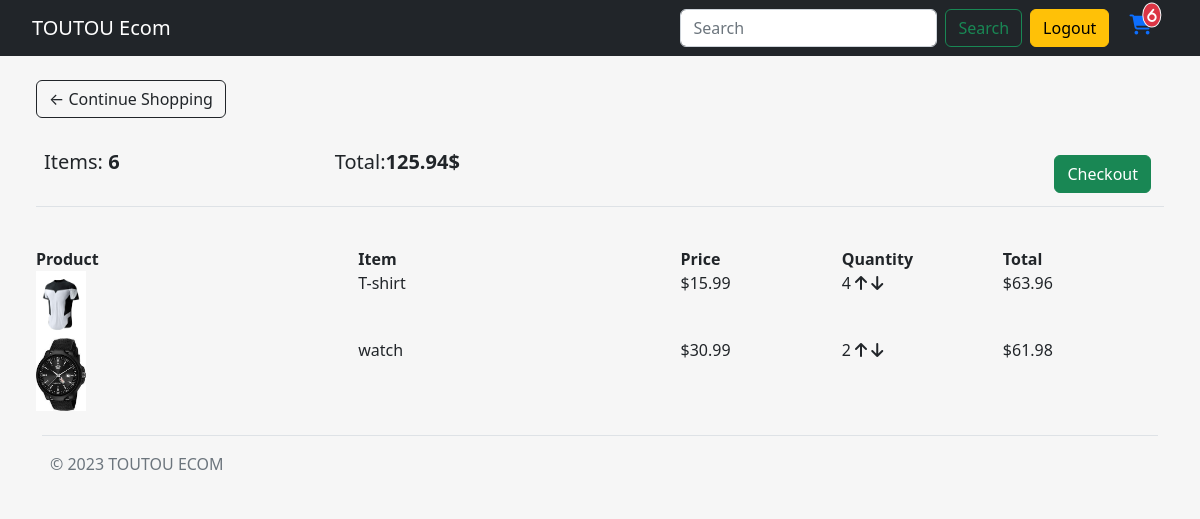
The page /cart/ (signed in) on the database as committed earlier.
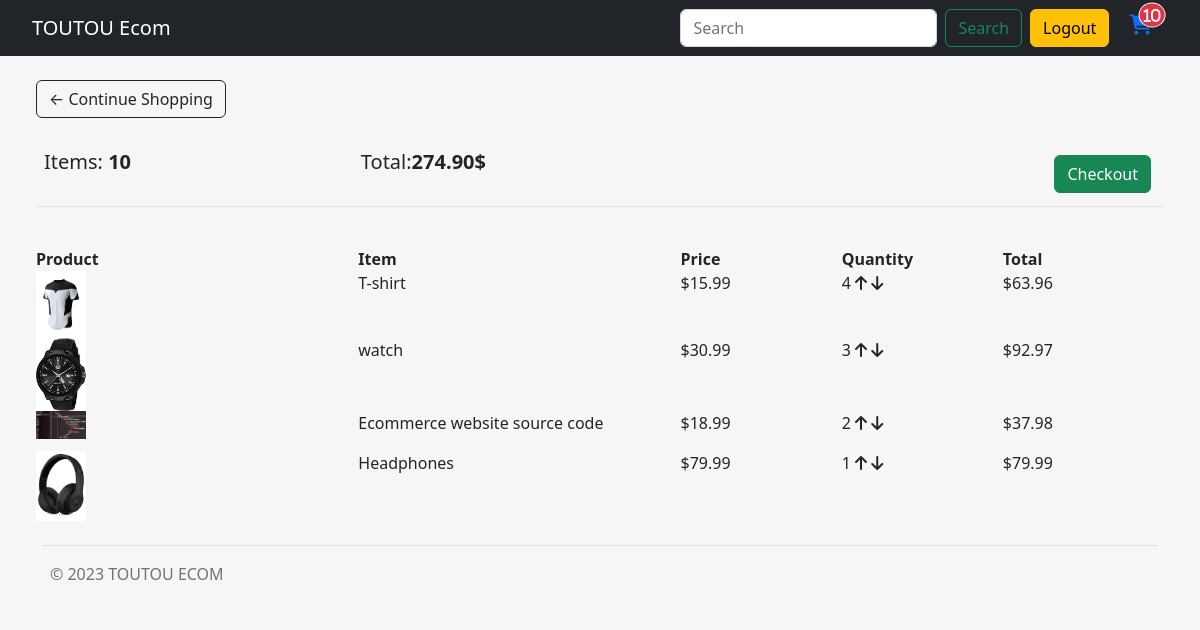
The same page on the database as committed later.
### store/models.py (models this page shows, shortened)
class Order(models.Model):
    customer = models.ForeignKey(Customer, on_delete=models.SET_NULL, null=True, blank=True)
    date_ordered = models.DateTimeField(auto_now_add=True)
    complete = models.BooleanField(default=False)
    transaction_id = models.CharField(max_length=254, null=True)
    @property
    def get_cart_total(self):
        orderitems = self.orderitem_set.all()
        total = sum([item.get_total for item in orderitems])
        return total
    @property
    def get_cart_items(self):
        orderitems = self.orderitem_set.all()
        total = sum([item.quantity for item in orderitems])
        return total

class OrderItem(models.Model):
    product = models.ForeignKey(Product, on_delete=models.SET_NULL, null=True)
    order = models.ForeignKey(Order, on_delete=models.SET_NULL, null=True)
    quantity = models.IntegerField(default=0, null=True, blank=True)
    date_added = models.DateTimeField(auto_now_add=True)
    @property
    def get_total(self):
        total = self.product.price * self.quantity
        return total

class Product(models.Model):
    name = models.CharField(max_length=254, null=True)
    description = models.TextField(max_length=1000, null=True)
    price = models.FloatField()
    digital = models.BooleanField(default=False, null=True, blank=False)
    image = models.ImageField(null=True, blank=True)
    category = models.ForeignKey(Category, on_delete = models.PROTECT, null = True, blank = True)
    @property
    def imageURL(self):
        try:
            url = self.image.url
        except:
            url = ''
        return url

### store/views.py (the view)
# urls.py: path('cart/', views.cart, name='cart'),
def cart(request):
    data = cartData(request)
    cartItems = data['cartItems']
    order = data['order']
    items = data['items']
    context = {'items': items, 'order': order, 'cartItems': cartItems}
    return render (request, 'store/pages/cart.html', context)

### store/utils.py (called while the page is built)
def cartData(request):
    if request.user.is_authenticated:
        customer = request.user.customer
        order, created =  Order.objects.get_or_create(customer=customer, complete=False)
        items = order.orderitem_set.all()
        cartItems = order.get_cart_items
    else:
        cookieData = cookieCart(request)
        cartItems = cookieData['cartItems']
        order = cookieData['order']
        items = cookieData['items']
    return {'items': items, 'order': order, 'cartItems': cartItems}

### store/templates/store/pages/cart.html
{% extends 'store/main.html' %}
{% load static %}
{% block content %}
<div class="row m-4">
    <div class="col-lg-12">
        <div class="box-element">
            <a  class="btn btn-outline-dark" href="{% url 'store' %}">&#x2190; Continue Shopping</a>
            <br>
            <br>
            <table class="table">
                <tr>
                    <th><h5>Items: <strong>{{order.get_cart_items}}</strong></h5></th>
                    <th><h5>Total:<strong>{{order.get_cart_total|floatformat:2}}$</strong></h5></th>
                    <th>
                        <a  style="float:right; margin:5px;" class="btn btn-success" href="{% url 'checkout' %}">Checkout</a>
                    </th>
                </tr>
            </table>
        </div>
        <br>
        <div class="box-element">
            <div class="cart-row d-flex">
                <div style="flex:2"><strong>Product</strong></div>
                <div style="flex:2"><strong>Item</strong></div>
                <div style="flex:1"><strong>Price</strong></div>
                <div style="flex:1"><strong>Quantity</strong></div>
                <div style="flex:1"><strong>Total</strong></div>
            </div>
            {% for item in items %}
            <div class="cart-row d-flex">
                <div style="flex:2; "><img class="row-image" style="width:50px;" src="{{item.product.imageURL}}"></div>
                <div style="flex:2"><p>{{item.product.name}}</p></div>
                <div style="flex:1"><p>${{item.product.price|floatformat:2}}</p></div>
                <div style="flex:1">
                    <p class="quantity d-inline-block">{{item.quantity}}</p>
                    <div class="quantity d-inline-block">
                        <i data-product="{{item.product.id}}" class="fa-solid fa-arrow-up chg-quantity update-cart" data-action="add" style="cursor: pointer;"></i>
                        <i data-product="{{item.product.id}}" class="fa-solid fa-arrow-down chg-quantity update-cart" data-action="remove" style="cursor: pointer;"></i>
                    </div>
                </div>
                <div style="flex:1"><p>${{item.get_total}}</p></div>
            </div>
            {% endfor %}
        </div>
    </div>
</div>
{% endblock content %}

### store/templates/store/main.html (shortened to what this page needs)
<!DOCTYPE html>
{% load static %}
<html lang="en">
<head>
    <link rel="stylesheet" href="https://cdnjs.cloudflare.com/ajax/libs/font-awesome/6.3.0/css/all.min.css">
    <link rel="stylesheet" href="{% static 'store/css/bootstrap.min.css' %}">
    <link rel="stylesheet" href="{% static 'store/css/main.css' %}">
</head>
<body>
    {% include 'store/parts/navbar.html' %}
        {% block content %}
        {% endblock content %}
    {% include 'store/parts/footer.html' %}
</body>
</html>

### store/templates/store/parts/navbar.html (shortened to what this page needs)
{% load static %}
<nav class="navbar navbar-expand-lg navbar-dark bg-dark px-4">
  <a class="navbar-brand mx-2" href="{% url 'store' %}">TOUTOU Ecom</a>
  <div class="collapse navbar-collapse" id="navbarSupportedContent">
    <form method="GET" action="{% url 'store' %}" class="d-flex" role="search">
      <input class="form-control me-2" type="search" placeholder="Search" aria-label="Search" name="search_name">
      <button class="btn btn-outline-success" type="submit">Search</button>
    </form>
    <div class="form-inline my-2 my-lg-0 mx-2">
      {% if user.is_authenticated %}
        <a href="{% url 'logout' %}" class="btn btn-warning">Logout</a>
      {% else %}
        <a href="{% url 'login' %}" class="btn btn-warning">Login</a>
        <a href="{% url 'register' %}" class="btn btn-warning">Sign up</a>
      {% endif %}
      <a href="{% url 'cart' %}" class="mx-3">
        <i id="cart-icon" class="fa-solid fa-cart-shopping position-relative fs-5">
          <span id="cart-total" class="position-absolute top-0 start-100 translate-middle badge border border-light rounded-circle bg-danger p-1">{{cartItems}}</span>
        </i>
      </a>
    </div>
  </div>
</nav>

### store/templates/store/parts/footer.html (shortened to what this page needs)
{% load static %}
<div class="container">
    <footer class="d-flex flex-wrap justify-content-between align-items-center py-3 my-4 border-top">
      <div class="col-md-4 d-flex align-items-center">
        <span class="mb-3 mb-md-0 text-muted">© 2023 TOUTOU ECOM </span>
      </div>
    </footer>
  </div>

### store/static/store/css/main.css (style rules this page uses)
body { background-color: #f6f6f6 !important; }

Rows that differ between the two databases and show on the page:
changed through a linked row, Order: get_cart_items "6" → "10"; get_cart_total "125.94" → "274.90"
changed OrderItem "watch": quantity "2" → "3"; get_total "61.98" → "92.97"
added OrderItem: product.imageURL (picture), product.name "Ecommerce website source code", product.price "18.99", quantity "2", get_total "37.98"
added OrderItem: product.imageURL (picture), product.name "Headphones", product.price "79.99", quantity "1", get_total "79.99"
Other text that changed with them:
{{ cartItems }}: "6" → "10"
